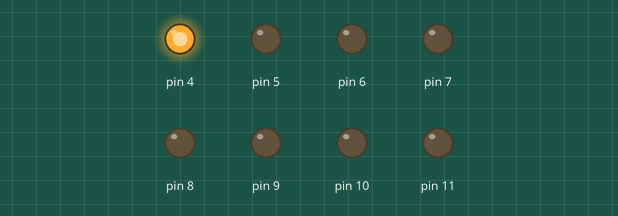
This sketch was run on a simulated Arduino Uno, built with avr-gcc and run on an emulated ATmega328P. Parts: output pins drawn as LEDs (lit = HIGH).

Above: at 0.5 s.
At 2.5 s:
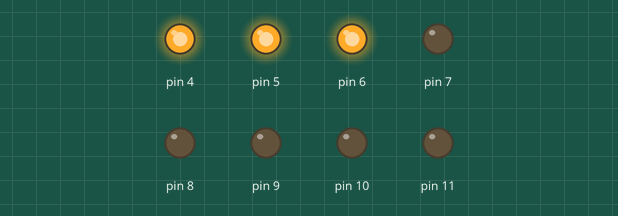
At 4.5 s:
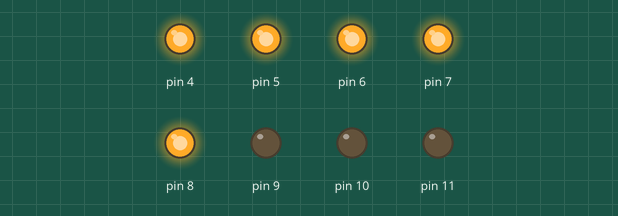
At 9.5 s:
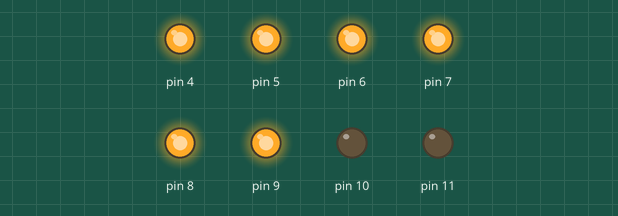
At 13.5 s:
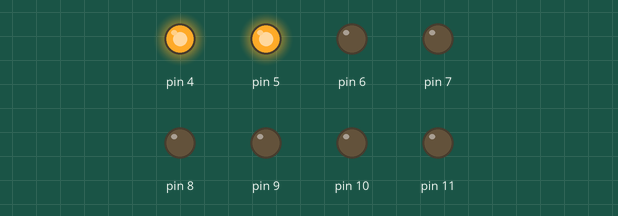
At 19.5 s:
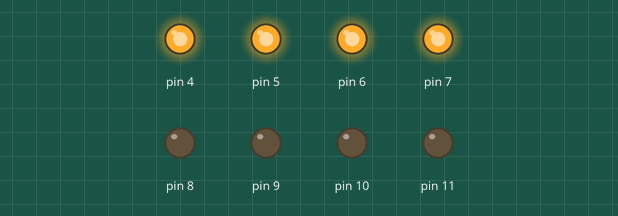
Timing chart, 0 to 20.8 s (numbered marks = the images above):
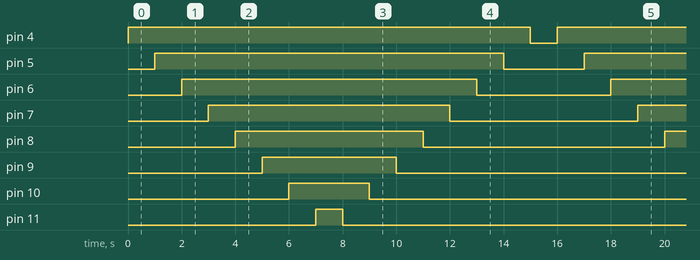

The sketch:

d1tod8glow_d8tod1off.ino
```cpp
void setup() {
  for(int i=4;i<=11;i++)
  {
    pinMode(i,OUTPUT);
  }
}

void loop() {
  for(int i=4;i<=11;i++)
  {
    digitalWrite(i,HIGH);
    delay(1000);
  }
  for(int j=11;j>=4;j--)
  {
    digitalWrite(j,LOW);
    delay(1000);
  }


}
```

Measured:
- by itself, pin 4: alternates HIGH for 15.0 s and LOW for 1.0 s
- by itself, pin 5: alternates HIGH for 13.0 s and LOW for 3.0 s
- by itself, pin 6: alternates HIGH for 11.0 s and LOW for 5.0 s
- by itself, pin 7: alternates HIGH for 9.0 s and LOW for 7.0 s
- by itself, pin 8: alternates HIGH for 7.0 s and LOW for 9.0 s
- by itself, pin 9: alternates HIGH for 5.0 s and LOW for 11.0 s
- by itself, pin 10: alternates HIGH for 3.0 s and LOW for 13.0 s
- by itself, pin 11: alternates HIGH for 1.0 s and LOW for 15.0 s
